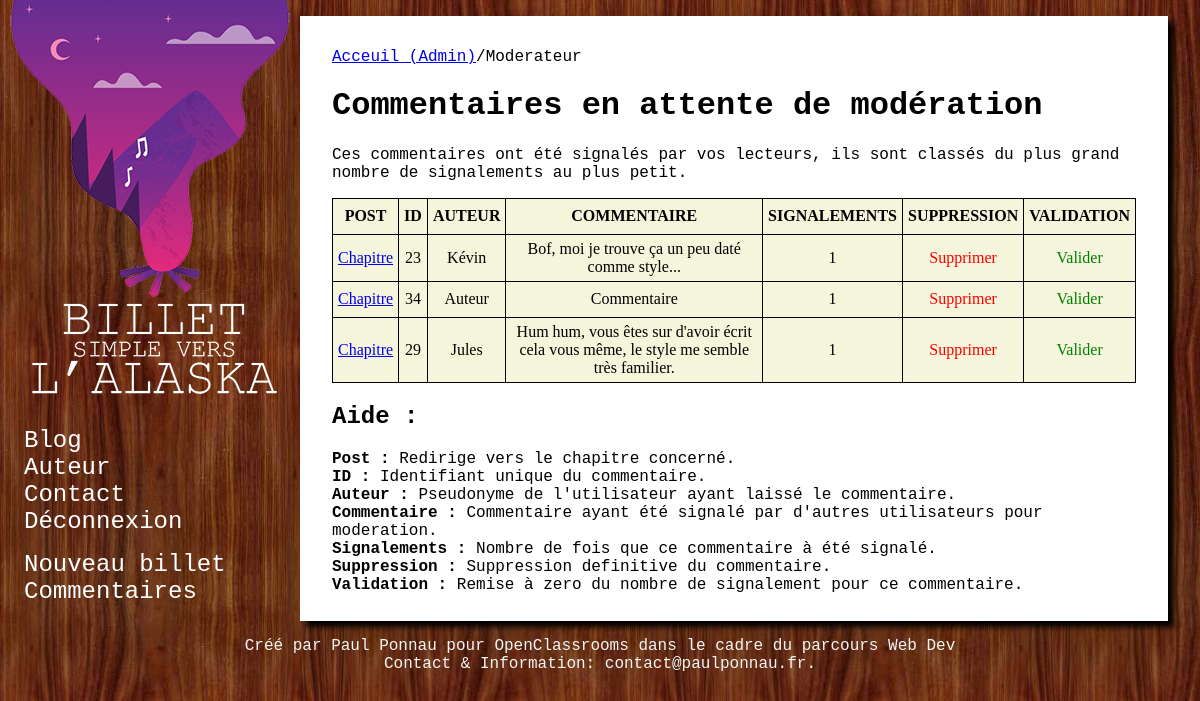
Screenshot of /index.php?action=admin_CommentModerator (signed in) with the database file from the repository.
### tables this page shows
CREATE TABLE IF NOT EXISTS `comments` (
  `id` int(11) NOT NULL AUTO_INCREMENT,
  `flagged` int(11) NOT NULL DEFAULT '0',
  `post_id` int(11) NOT NULL,
  `author` varchar(255) NOT NULL,
  `comment` text NOT NULL,
  `comment_date` datetime NOT NULL,
  PRIMARY KEY (`id`)
);

### controller/commentModeratorController.php (called while the page is built, shortened)
<?php
require_once('model/CommentManager.php');
function listFlaggedComments()
{
    $commentManager = new OpenClassrooms\P4\Model\CommentManager();
    $comments = $commentManager->getFlaggedComments();
    require('view/backend/commentModeratorView.php');
}

### model/CommentManager.php (called while the page is built, shortened)
<?php
class CommentManager extends Manager
{
    public function getFlaggedComments()
    {
        $db = $this->dbConnect();
        $req = $db->query('SELECT id, flagged, post_id, author, comment, DATE_FORMAT(comment_date, \'%d/%m/%Y à %Hh%imin%ss\') AS comment_date_fr FROM comments WHERE flagged > 0 ORDER BY flagged DESC');
        return $req;
    }
}

### view/backend/commentModeratorView.php (the view, shortened to what this page needs)
<div id="breadcrumbs"><a href="index.php?action=admin">Acceuil (Admin)</a>/Moderateur</div>
<h1 id="commentModerator_Title">Commentaires en attente de modération</h1>
<p id="commentModerator_Notice">Ces commentaires ont été signalés par vos lecteurs, ils sont classés du plus grand nombre de signalements au plus petit.</p>
<div id="table_container">
    <table id="commentModerator_Table" style="width:100%">
            <tr id="commentModerator_Table_Labels">
                <th>POST</th>
                <th>ID</th>
                <th>AUTEUR</th>
                <th>COMMENTAIRE</th>
                <th>SIGNALEMENTS</th>
                <th>SUPPRESSION</th>
                <th>VALIDATION</th>
            </tr>
            <?php
            while ($comment = $comments->fetch())
            {
                ?>
                <tr class="commentModerator_Table_Items">
                    <td class="commentModerator_Table_Items_Post"><a href="index.php?action=adminPostView&amp;id=<?= $comment['post_id'] ?>" title="Se rendre sur la page du chapitre concerné">Chapitre</a></th>
                    <td class="commentModerator_Table_Items_Id"><?= $comment['id'] ?></th>
                    <td class="commentModerator_Table_Items_Author"><?= htmlspecialchars($comment['author']) ?></th>
                    <td class="commentModerator_Table_Items_Comment"><?= nl2br(htmlspecialchars($comment['comment'])) ?></th>
                    <td class="commentModerator_Table_Items_Flagged"><?= $comment['flagged'] ?></th>
                    <td class="commentModerator_Table_Items_Delete"><a href="index.php?action=deleteComment&amp;commentId=<?= $comment['id'] ?>" title="Supprimer ce commentaire">Supprimer</a></th>
                    <td class="commentModerator_Table_Items_UnFlag"><a href="index.php?action=unflagComment&amp;commentId=<?= $comment['id'] ?>" title="Valider ce commentaire">Valider</a></th>
                </tr>
                <?php
            }
            ?>
    </table>
</div>
<div id="commentModerator_help">
    <h2>Aide :</h2>
    <p>
        <b>Post :</b> Redirige vers le chapitre concerné.<br>
        <b>ID :</b> Identifiant unique du commentaire.<br>
        <b>Auteur :</b> Pseudonyme de l'utilisateur ayant laissé le commentaire.<br>
        <b>Commentaire :</b> Commentaire ayant été signalé par d'autres utilisateurs pour moderation.<br>
        <b>Signalements :</b> Nombre de fois que ce commentaire à été signalé.<br>
        <b>Suppression :</b> Suppression definitive du commentaire.<br>
        <b>Validation :</b> Remise à zero du nombre de signalement pour ce commentaire.
    </p>
</div>
<?php require('view/backend/adminTemplate.php'); ?>

### public/css/style.css (style rules this page uses)
body { margin-top: 0; margin-left: 0; margin-right: 0; margin-bottom: 0; background-image: url("background.jpg"); }
#breadcrumbs { font-family: "Courier new"; }
h1, h2, h3, p { font-family: "Courier new"; }
#commentModerator_Table { background-color: beige; border-collapse: collapse; }
.commentModerator_Table_Items_Delete a { text-decoration: none; color: red; }
.commentModerator_Table_Items_UnFlag a { text-decoration: none; color: green; }
#commentModerator_Table_Labels th, .commentModerator_Table_Items, td { height: 25px; padding: 5px; text-align: center; border: 1px solid black; }

### rows the page displays
comments: id "23", author "Kévin", comment "Bof, moi je trouve ça un peu daté comme style...", flagged "1"
comments: id "34", author "Auteur", comment "Commentaire", flagged "1"
comments: id "29", author "Jules", comment "Hum hum, vous êtes sur d'avoir écrit cela vous même, le style me semble très familier.", flagged "1"
